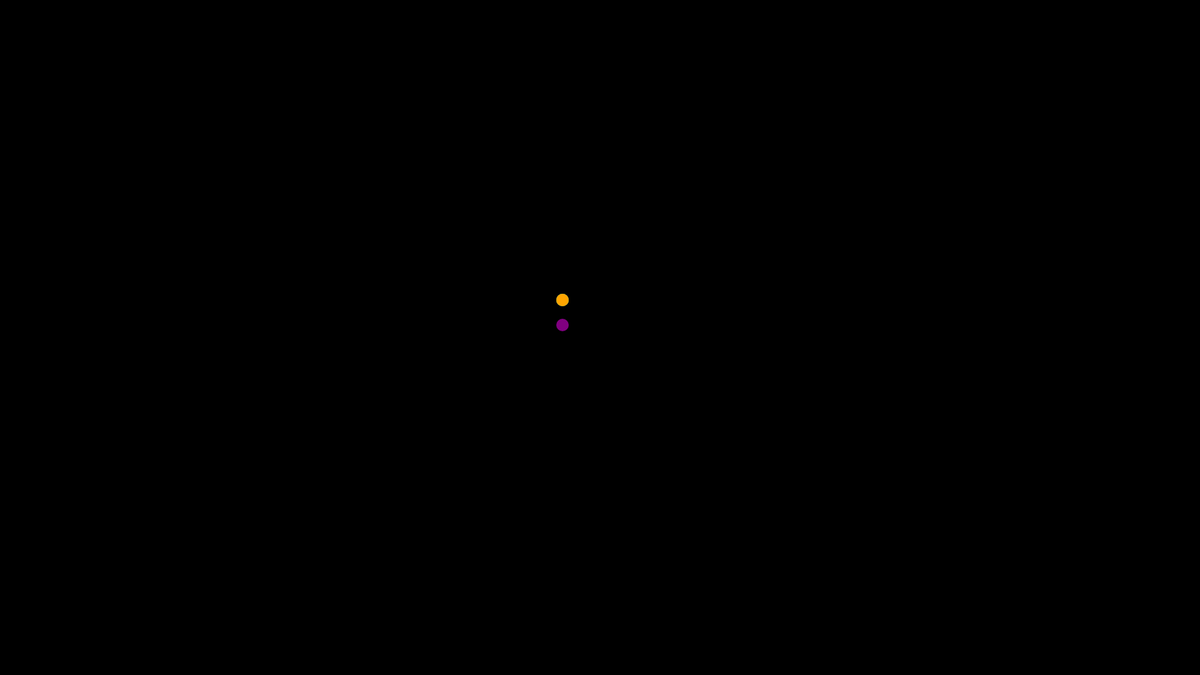
Frame 1 (no input)
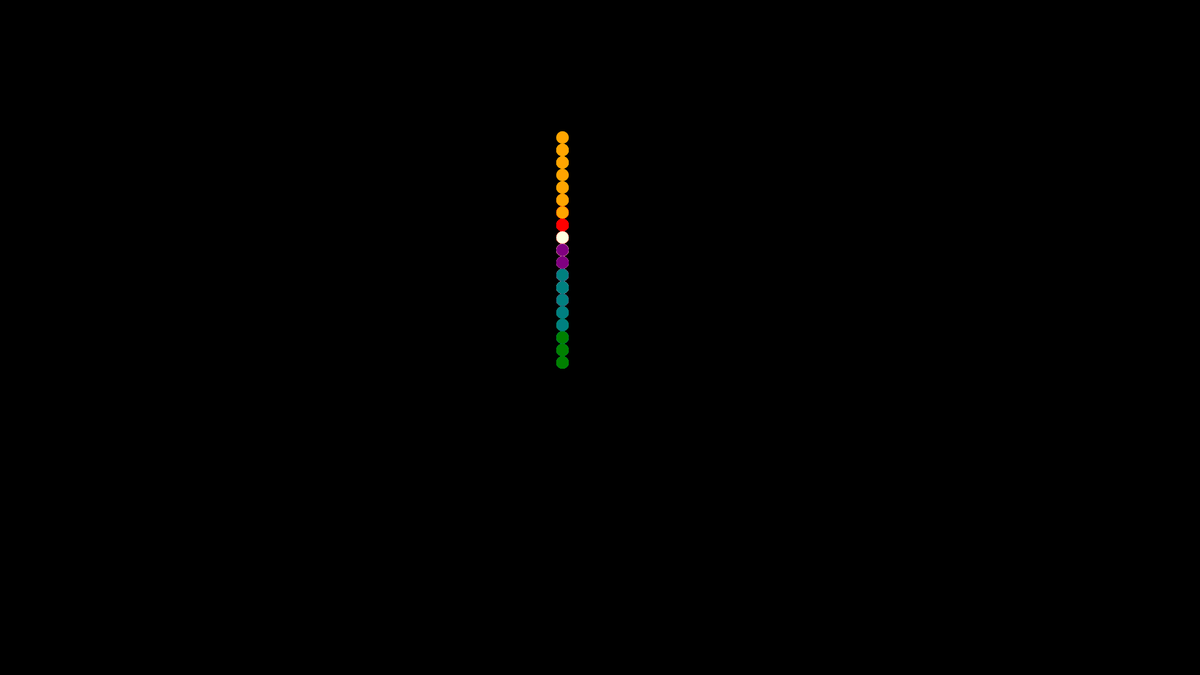
Frame 60 (no input)
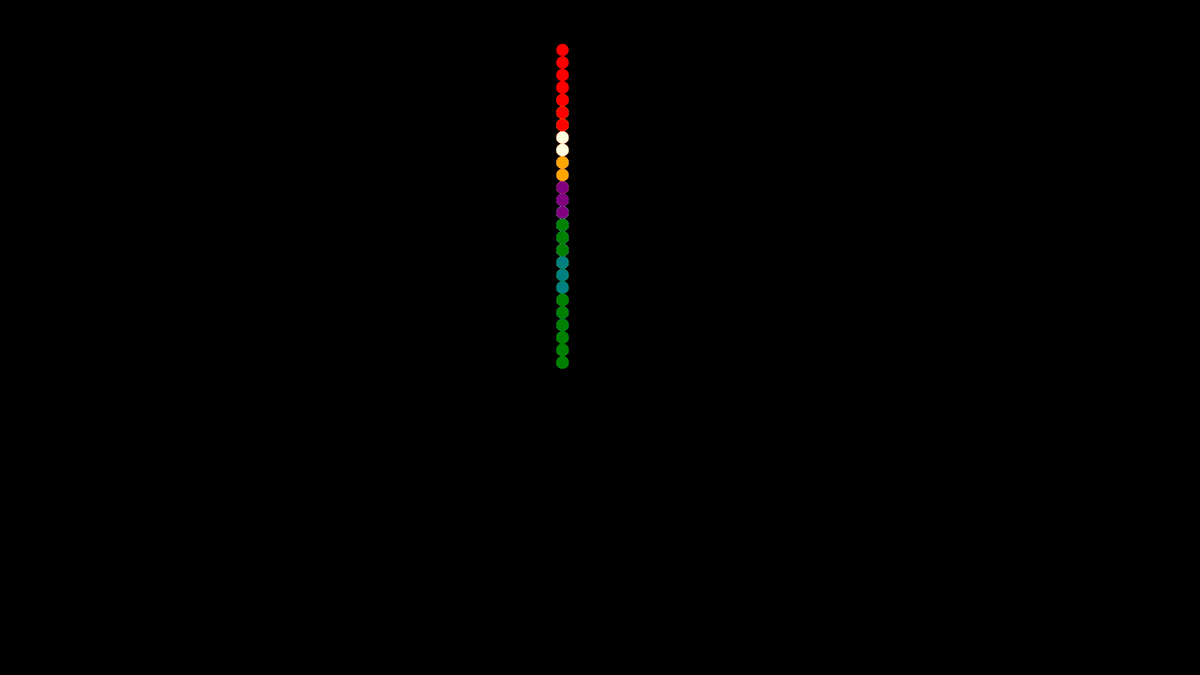
Frame 120 (the mouse pressed at the canvas centre since frame 60)

The p5.js sketch that drew these frames (run headless with seeded random() and noise() and a simulated clock; from frame 60 on, the mouse is pressed at the canvas centre):

// p5.js sketch
// ── sketch.js
let collectionOfColors = ["red", "lightyellow", "green","teal","orange","purple"];
let walkingTeam = [];

for (let t = 0; t < collectionOfColors.length; t++) {
    walkingTeam.push(new Walker(900, 500, 20, collectionOfColors[t]));
    // console.log(walkingTeam.length);
}

function setup() {
  createCanvas(1920, 1080);
  background("black");
  frameRate(500);

  }

function draw() {
  // make my traveller do 1 step on each frame
  for (let t = 0; t < walkingTeam.length; t++) {
    walkingTeam[t].jump();
  }
  // let i = 0;
  // while(i<walkingTeam.length){
  //   walkingTeam[i].jump();
  //   i++;
  // }
//   walkingTeam[3].jump();
// console.log(walkingTeam[4].coloring);
}

// ── Walker.js
class Walker{
  //an idea of a dot that can move UP, DOWN, LEFT AND RIGHT
  constructor(x = 200,y=200,step = 10,c = "purple") {
    // console.log ("Hello, the idea was created!");
    //give the idea of walker specific properties
    this.x = x
    this.y = y;
    this.step = step
    this.coloring = c
    //this.step = random ([1,20]);
    
  }
  
  showUp() {
    //Style the next points.
    stroke(this.coloring);
    strokeWeight(20);
    //draw dot on a screen at the x, y position
    point(this.x, this.y);
  }
  
  jump(){
    //console.log(this.coloring + " jumps");
    //change direction  x
    let doIwantToGoX = random ([-1,1])

    let doIwantToGoY = random ([-1,1])
    
    //this.step += random([-5,20])
    this.x += this.step * doIwantToGoX
    //check limits of the screen
      // If X reaches the end of the screen reverse
     // or if X reaches 0
      if(this.x >= displayWidth || this.x <=0){
      doIwantToGoX = -doIwantToGoX
      console.log("hit the screen")
      this.x += this.step * doIwantToGoX;
       console.log(this.coloring+"reversed horizontal step")
    }
    this.y += this.step * doIwantToGoY
     if(this.y >= displayHeight || this.y <=0){
       doIwantToGoY = -doIwantToGoY
      console.log("hit the screen")
       this.y += this.step * doIwantToGoY;
      console.log(this.coloring+"reversed vertical step")
     }
    //draw dot again

    this.showUp()
   
  }
}
